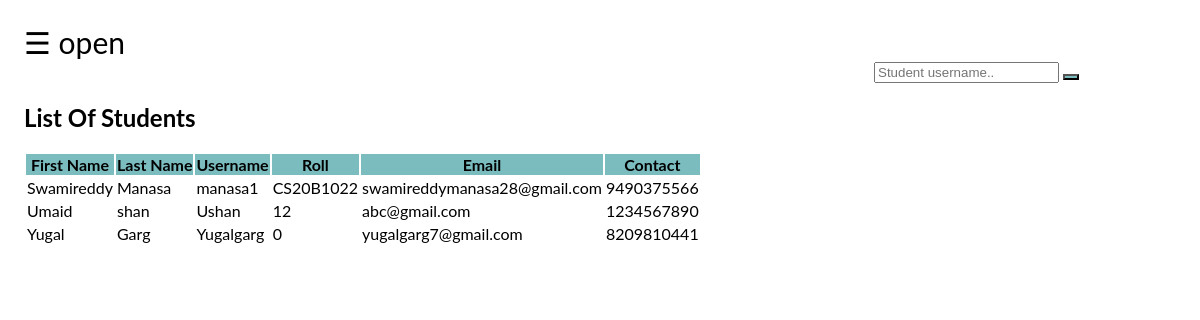
The page /admin/student.php on the database its author committed.
### tables this page shows
CREATE TABLE `student` (
  `first` varchar(100) NOT NULL,
  `last` varchar(100) NOT NULL,
  `username` varchar(100) NOT NULL,
  `password` varchar(100) NOT NULL,
  `roll` varchar(100) NOT NULL,
  `email` varchar(100) NOT NULL,
  `contact` varchar(100) NOT NULL,
  `pic` varchar(100) NOT NULL
);

### admin/student.php (the view, shortened to what this page needs)
<?php
  include "connection.php";
?>
<!DOCTYPE html>
<html>
<head>
</head>
<body>
<div id="main">
  <span style="font-size:30px;cursor:pointer" onclick="openNav()">&#9776; open</span>
<div class="container">
	<div class="srch">
		<form class="navbar-form" method="post" name="form1">
				<input class="form-control" type="text" name="search" placeholder="Student username.." required="">
				<button style="background-color: #6db6b9e6;" type="submit" name="submit" class="btn btn-default">
				</button>
		</form>
	</div>
	<h2>List Of Students</h2>
	<?php
		if(isset($_POST['submit']))
		{
			$q=mysqli_query($db,"SELECT first,last,username,roll,email,contact FROM `student` where username like '%$_POST[search]%' ");
			if(mysqli_num_rows($q)==0)
			{
				echo "Sorry! No student found with that username. Try searching again.";
			}
			else
			{
		echo "<table class='table table-bordered table-hover' >";
			echo "<tr style='background-color: #6db6b9e6;'>";
				echo "<th>"; echo "First Name";	echo "</th>";
				echo "<th>"; echo "Last Name";  echo "</th>";
				echo "<th>"; echo "Username";  echo "</th>";
				echo "<th>"; echo "Roll";  echo "</th>";
				echo "<th>"; echo "Email";  echo "</th>";
				echo "<th>"; echo "Contact";  echo "</th>";
			echo "</tr>";
			while($row=mysqli_fetch_assoc($q))
			{
				echo "<tr>";
				echo "<td>"; echo $row['first']; echo "</td>";
				echo "<td>"; echo $row['last']; echo "</td>";
				echo "<td>"; echo $row['username']; echo "</td>";
				echo "<td>"; echo $row['roll']; echo "</td>";
				echo "<td>"; echo $row['email']; echo "</td>";
				echo "<td>"; echo $row['contact']; echo "</td>";
				echo "</tr>";
			}
		echo "</table>";
			}
		}
		else
		{
			$res=mysqli_query($db,"SELECT first,last,username,roll,email,contact FROM `student`;");
		echo "<table class='table table-bordered table-hover' >";
			echo "<tr style='background-color: #6db6b9e6;'>";
				echo "<th>"; echo "First Name";	echo "</th>";
				echo "<th>"; echo "Last Name";  echo "</th>";
				echo "<th>"; echo "Username";  echo "</th>";
				echo "<th>"; echo "Roll";  echo "</th>";
				echo "<th>"; echo "Email";  echo "</th>";
				echo "<th>"; echo "Contact";  echo "</th>";
			echo "</tr>";
			while($row=mysqli_fetch_assoc($res))
			{
				echo "<tr>";
				echo "<td>"; echo $row['first']; echo "</td>";
				echo "<td>"; echo $row['last']; echo "</td>";
				echo "<td>"; echo $row['username']; echo "</td>";
				echo "<td>"; echo $row['roll']; echo "</td>";
				echo "<td>"; echo $row['email']; echo "</td>";
				echo "<td>"; echo $row['contact']; echo "</td>";
				echo "</tr>";
			}
		echo "</table>";
		}
	?>
</div>
</body>
</html>

### admin/student.php (style rules this page uses)
.srch { padding-left: 850px; }
body { font-family: "Lato", sans-serif; transition: background-color .5s; }
#main { transition: margin-left .5s; padding: 16px; }

### rows shown on the page
student: first "Swamireddy", last "Manasa", username "manasa1", roll "CS20B1022", email "swamireddymanasa28@gmail.com", contact "9490375566"
student: first "Umaid", last "shan", username "Ushan", roll "12", email "abc@gmail.com", contact "1234567890"
student: first "Yugal", last "Garg", username "Yugalgarg", roll "0", email "yugalgarg7@gmail.com", contact "8209810441"
